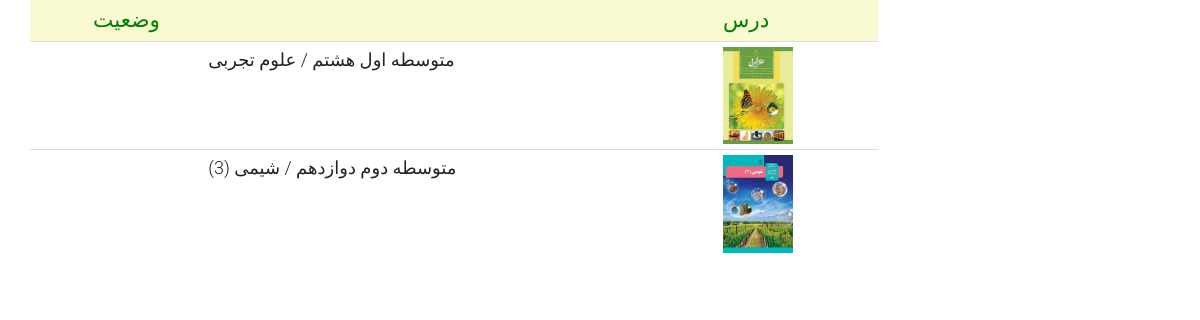
The page /application/volunteer-class-list on the database as committed earlier.
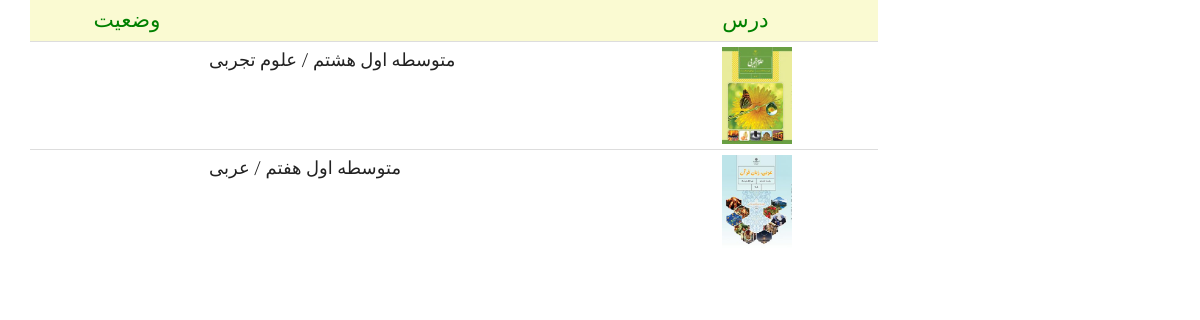
The same page on the database as committed later.
### application/models.py (models this page shows, shortened)
class Application(models.Model):
    applicant = models.ForeignKey(User, on_delete=models.CASCADE)
    demanded_course = models.ForeignKey(Course, on_delete=models.CASCADE)
    preferred_style = models.CharField(choices=HOLDING_STYLE, max_length=50, default="V")
    short_description = models.CharField(max_length=300, null=True, blank=True)
    is_accepted = models.BooleanField(blank=True, null=True, default=False)
    num_of_student = models.IntegerField(validators=[MinValueValidator(1), MaxValueValidator(10)], default=1)
    registered_date = models.DateField(null=True, blank=True , auto_now_add=True)
    free_day_1 = models.ForeignKey(WeekDay, on_delete=models.CASCADE, null=True, blank=True)
    free_time_1 = models.ForeignKey(AvailableTime, on_delete=models.CASCADE, null=True, blank=True)
    venue = models.ForeignKey(PublicPlace, on_delete=models.CASCADE, blank=True, null=True)
    is_active = models.BooleanField(default=False)
    slug = models.SlugField(max_length=200, default="", null=False, db_index=True)
    def get_absolute_url(self):
        return reverse('application_detail', args=[self.id])

class Course(models.Model):
    course_name = models.ForeignKey(CourseName, on_delete=models.CASCADE, db_index=True)
    grade = models.ForeignKey(Grade, on_delete=models.CASCADE, blank=True, null=True)
    major = models.ForeignKey(Major, on_delete=models.CASCADE, blank=True, null=True)
    image=models.ImageField(upload_to='images/courses', null=True,blank=True)
    code=models.CharField(max_length=7, blank=True, null=True)
    book_download_link=models.CharField(max_length=300, blank=True, null=True)
    is_active = models.BooleanField(default=True)
    slug = models.SlugField(max_length=500, blank=True, null=True)
    def __str__(self):
        return f" {self.grade} / {self.course_name} "
    class Meta:
        constraints = [
            models.UniqueConstraint(fields=['course_name', 'grade', 'major'],
                                    name='unique_course_name_edu_level_grade'),
        ]

class Grade(models.Model):
    edu_level = models.ForeignKey(EducationalLevel, on_delete=models.CASCADE)
    grade_name = models.CharField(max_length=20, verbose_name="پایه تحصیلی")
    url_title = models.CharField(max_length=200, blank=True, null=True)
    is_active = models.BooleanField(default=True)
    def __str__(self):
        return f"{self.edu_level} {self.grade_name}"
    class Meta:
        constraints = [
            models.UniqueConstraint(fields=['edu_level', 'grade_name'], name='unique_edu_level_grade')]

class EducationalLevel(models.Model):
    edu_level = models.CharField(max_length=20, unique=True, verbose_name="دوره آموزشی")
    url_title = models.CharField(max_length=200, blank=True, null=True)
    is_active = models.BooleanField(default=True)
    def __str__(self):
        return self.edu_level

class CourseName(models.Model):
    course_name = models.CharField(max_length=20, unique=True)
    def __str__(self):
        return f"{self.course_name}"

### application/views.py (the view)
# urls.py: path('volunteer-class-list',views.VolunteerclassListView.as_view(), name='volunteer_class_list_page'),
class VolunteerclassListView(ListView):
    template_name = 'application/volunteer_class_list.html'
    model = Application
    context_object_name = 'applications'
    ordering = ['registered_date']
    paginate_by = 9
    def get_queryset(self):
        base_query = super(VolunteerclassListView, self).get_queryset()
        current_user = self.request.user
        application = base_query.filter(acceptedapplication__edu_volunteer_id=current_user.id)
        return application

### application/templates/application/volunteer_class_list.html (shortened to what this page needs)
{% extends 'shared/_layout.html' %}
{% load render_partial %}
{% block content %}
<div class="container">
	<div class="row">
		<div class="col-sm-9">
			<div class="container-fluid">
				<div class="row fh5co-post-entry">
				<div class="table-responsive cart_info">
				<table class="table table-condensed">
					<thead>
						<tr class="cart_menu", style="background-color: lightgoldenrodyellow">
							<td></td>
							<td style="text-align: center; color: green; font-size: larger">وضعیت</td>
							<td></td>
							<td style="color: green; font-size: larger">درس</td>
						</tr>
					</thead>
					<tbody>
					{% for application in applications %}
						<tr>
							<td>
							</td>
							<td>
							</td>
							<td>
								<p>{{application.demanded_course}} </p>
							</td>
                            <td>
								{% if application.demanded_course.image %}
            					<figure>
               					<a href="{{ application.get_absolute_url }}">
                   				<img src="{{application.demanded_course.image.url}}" width="70" alt="Image" class="img-responsive"></a>
            					</figure>
            					{% else %}
            					<figure>
               					<a href="{{ application.get_absolute_url }}">
                   				<img src="static/images/volunteer.png" alt="Image" class="img-responsive"></a>
            					</figure>
                				{% endif %}
							</td>
						</tr>
					{% endfor %}
					</tbody>
				</table>
			</div>
				</div>
			</div>
		</div>
	</div>
</div>
{% endblock %}

Rows that differ between the two databases and show on the page:
removed Application: demanded_course "متوسطه دوم دوازدهم / شیمی (3)", demanded_course.image (picture)
added Application: demanded_course "متوسطه اول هفتم / عربی", demanded_course.image (picture)
